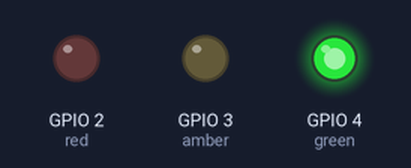
Simulated run of this program. Board: Raspberry Pi (BCM pin numbers). On the bench: output pins drawn as LEDs (lit = HIGH).

Above: at 2.5 s.
At 5.5 s:
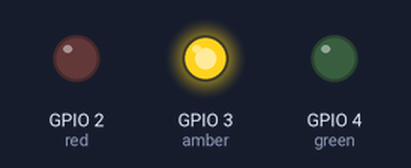
At 8.5 s:
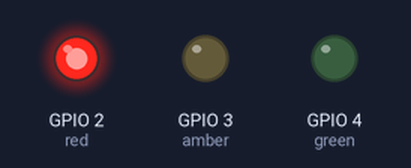
At 11.5 s:
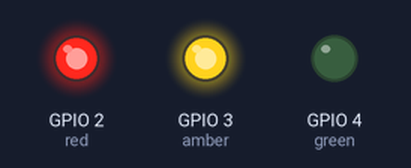
Timing chart, 0 to 15.6 s (numbered marks = the images above):
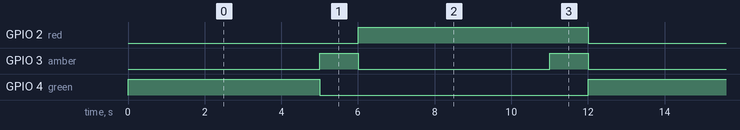

The program:

traffic.py
```python
from gpiozero import TrafficLights
from time import sleep

# JUMPERS IN SLOTS 3,5,7,9.
# 3 = RED
# 5 = AMBER
# 7 = GREEN
# 9 = GROUND

lights = TrafficLights(2, 3, 4)

lights.green.on()

while True:
    sleep(5)
    lights.green.off()
    lights.amber.on()
    sleep(1)
    lights.amber.off()
    lights.red.on()
    sleep(5)
    lights.amber.on()
    sleep(1)
    lights.green.on()
    lights.amber.off()
    lights.red.off()
```

Measured:
- by itself, GPIO 2 (red): alternates HIGH for 6.0 s and LOW for 6.0 s
- by itself, GPIO 3 (amber): alternates HIGH for 1.0 s and LOW for 5.0 s
- by itself, GPIO 4 (green): alternates HIGH for 5.0 s and LOW for 7.0 s
